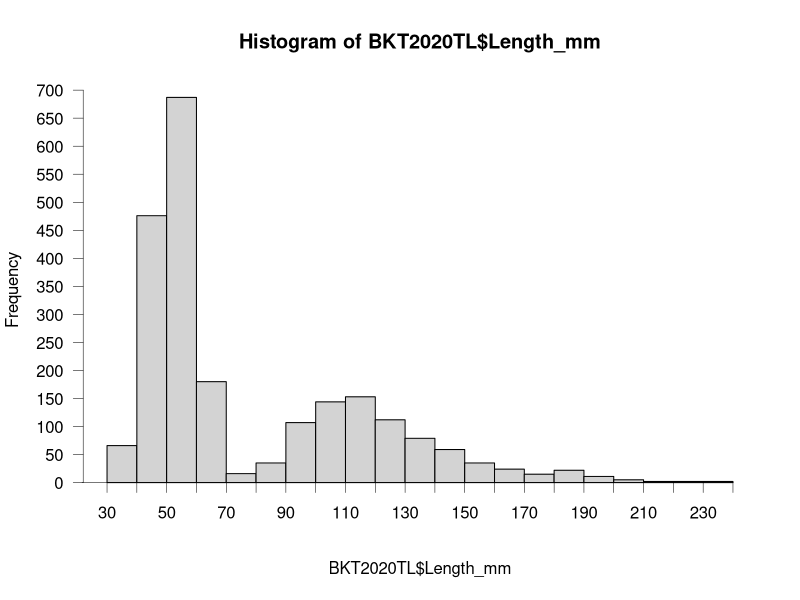
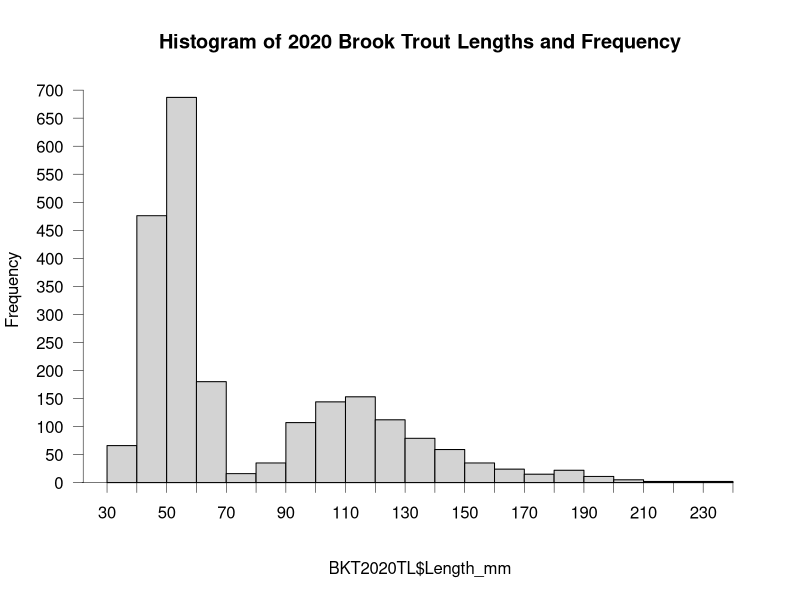
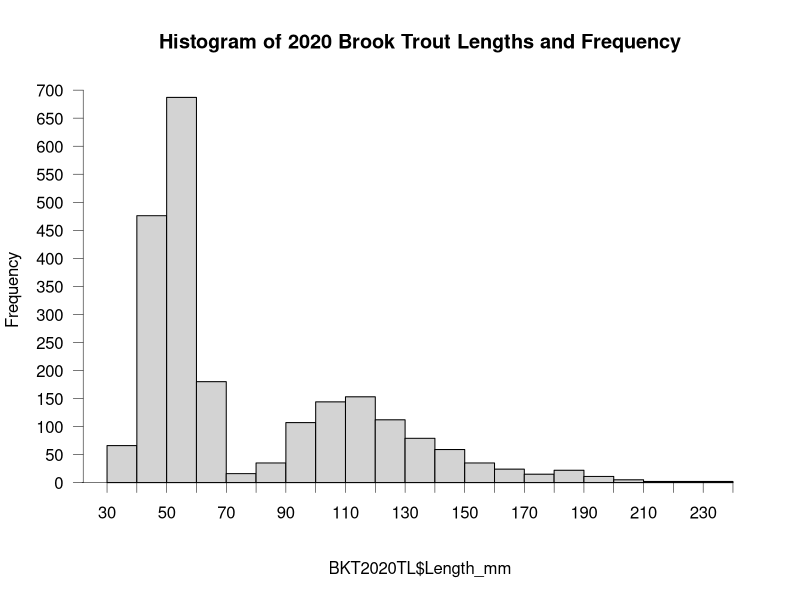

Reproduce these figures in R, in order.
#Long-term (LT) Loyalsock (L) Surveys
#Creating Response variables
#Created by Sara Ashcraft 2/18/2024
#Modified by Sara Ashcraft 2/19/2024
#Modified by Sara Ashcraft 3/20/2024

#Load Library
library(tidyverse)

#Set working Directory
setwd("C:/GitHub/johnson_capstone/spring")


#Load data - all LTL only
#Sites with background data
SitesLoyalU<-read_csv("SitesLoyalU.csv")
SitesLoyalU

#Events with dates
EventsLoyal<-read_csv("EventsLoyal.csv",
                      col_types = cols(
                        SiteCode = col_character(),
                        EventCode = col_character(),
                        Date = col_date(format = "%m/%d/%Y")
                      ))
EventsLoyal
#Reduce Events to only 2019, 2020, and 2021
EventsLoyal19to21<-EventsLoyal%>%
  filter(Date>"2019-01-01")
EventsLoyal19to21
#   30 sites in 2019, 30 sites in 2020, 6 sites in 2021

#Fish Survey to create site area
FishSurLoy<-read_csv("FishSurLoy.csv")
FishSurLoy
#   201306.Sherman.UpperLoyalsock - does not have area calculation because there 
#   is no Length or AveWid - Eventually need to QC, but can move on for now.
FishSurLoy19to21<-FishSurLoy%>%
  filter(str_detect(EventCode,"^2019")|str_detect(EventCode,"^2020")|str_detect(EventCode,"^2021"))
FishSurLoy19to21
#   30 sites in 2019, 30 sites in 2020, 6 sites in 2021

#Brook Trout records to create count/event,biomass/event length freq histo for 2020 data, Adult/YOY ratio
BKTRecLoy<-read_csv("BKTRecLoy.csv")
BKTRecLoy
#BKTEvtSum<-BKTRecLoy%>%
#  group_by(EventCode)%>%
#  summarise(
#    Count = n(),
#    Biomass = sum(Wt_g)
#  )
#BKTEvtSum # 302 x 3 - need to check are missing 4 surveys(probably surveys where 
# no BKT were captured in which case need to add 0s for Count and Biomass)
#All EventCode have a Count
#The following 8 EventCodes have a Count but no Biomass:               
#  201806.DryHB.Hoagland,
#  201206.FlagMarsh.Pigeon,
#  201306.Shingle.Bear,    
#  201206.Shingle.Bear,
#  201406.Mill.Loyalsock,
#  201306.Huckle.Loyalsock,
#  201206.Huckle.Loyalsock,
#  201206.Yellow.LittleLoyalsock
#     None of these Events are in 2019, 2020, or 2021 - moving on
#Still missing 4 Events and I think it is these 4 that are missing:
#  201206.Sand.MillMokoma,
#  201206.Ellis.UpperLoyalsock,
#  201306.Sherman.UpperLoyalsock
#  201306.Ellis.LoyalsockUpper
#     None of these Events are in 2019, 2020, or 2021 - moving on
BKTRecLoy19to21<-BKTRecLoy%>%
  filter(str_detect(EventCode,"^2019")|str_detect(EventCode,"^2020")|str_detect(EventCode,"^2021"))
BKTRecLoy19to21
#Then use both FishSurLoy AND BKTRecLoy to create CPUE_Count and CPUE_Biomass

################################################################################
#Create Area using FishSurLoy
FishSurLoy19to21U<-FishSurLoy19to21%>%
  mutate(
    Area = Length*AveWid)%>%
  select(!c(Length,AveWid))
FishSurLoy19to21U # 66 x 3 - all have calculated area
################################################################################
#Create Count/Event and Biomass/Event using BKTRecLoy
BKTEvtSum<-BKTRecLoy19to21%>%
  group_by(EventCode)%>%
  summarise(
    Count = n(),
    Biomass = sum(Wt_g)
  )
BKTEvtSum #66 x 3 - all have count and biomass that isn't skewed by missing species or missing wt.
################################################################################
#Find YOY-Adult threshold with Length Frequency Histogram using BKTRecLoy for 2020 data
BKT2020TL<-BKTRecLoy19to21%>%
  filter(str_detect(EventCode,"2020"))
BKT2020TL# - need to QC
hist(BKT2020TL$Length_mm,freq=T,breaks=22.32,axes=F)
maj1<-c(20,30,40,50,60,70,80,90,100,110,120,130,140,150,160,170,180,190,200,
        210,220,230,240)# Lengths
axis(1,at=maj1,lty=1,lwd=0.5, pos=0,labels=T)
maj2<-c(0,50,100,150,200,250,300,350,400,450,500,550,600,650,700)#Freq
axis(2,at=maj2,lty=1,lwd=0.5,las=2,pos=22)#tck=1
#Threshold 75

BKT2020TL <- BKTRecLoy19to21 %>%
  filter(str_detect(EventCode, "2020"))

hist(BKT2020TL$Length_mm, freq = TRUE, breaks = 22.32, axes = FALSE,
     main = "Histogram of 2020 Brook Trout Lengths and Frequency")

maj1 <- c(20, 30, 40, 50, 60, 70, 80, 90, 100, 110, 120, 130, 140, 150, 160,
          170, 180, 190, 200, 210, 220, 230, 240) # Lengths
axis(1, at = maj1, lty = 1, lwd = 0.5, pos = 0, labels = TRUE)

maj2 <- c(0, 50, 100, 150, 200, 250, 300, 350, 400, 450, 500, 550, 600, 650, 700) # Freq
axis(2, at = maj2, lty = 1, lwd = 0.5, las = 2, pos = 22) # tck = 1

BKT2021TL <- BKTRecLoy19to21 %>%
  filter(str_detect(EventCode, "2021"))

hist(BKT2020TL$Length_mm, freq = TRUE, breaks = 22.32, axes = FALSE,
     main = "Histogram of 2020 Brook Trout Lengths and Frequency")

maj1 <- c(20, 30, 40, 50, 60, 70, 80, 90, 100, 110, 120, 130, 140, 150, 160,
          170, 180, 190, 200, 210, 220, 230, 240) # Lengths
axis(1, at = maj1, lty = 1, lwd = 0.5, pos = 0, labels = TRUE)

maj2 <- c(0, 50, 100, 150, 200, 250, 300, 350, 400, 450, 500, 550, 600, 650, 700) # Freq
axis(2, at = maj2, lty = 1, lwd = 0.5, las = 2, pos = 22) # tck = 1
################################################################################
#Create Adult/YOY Ratio using BKTRecLoy 
#YOY < 75 (Length_mm)
#Adult >= 75 (Length_mm)
Ad_YOY<-BKTRecLoy19to21 %>%
  group_by(EventCode)%>%
  summarise(
    Adult = sum(Length_mm > 75,.drop=F),
    YOY = sum(Length_mm <=75,.drop=F),
    TotalCount = n()
  )
Ad_YOY
#Bellow Per = proportion!
#Changing strategy to "percent Adults - percent YOY"
RatioAY<-Ad_YOY %>%
  mutate(
    PerA = Adult/TotalCount,
    PerY = YOY/TotalCount,
    RatAY = PerA-PerY
  )
RatioAY #66 x 7
# So, RatAY ranges from 1.00 (when all BKT are Adults) and -1.00 (when all BKT 
#   are YOY) and 0.00 indicates when BKT Adults=YOY.

write.csv(RatioAY, "RatioAY.csv")
################################################################################
#Create CPUE_Count and CPUE_Biomass using FishSurLoy AND BKTRecLoy
CPUE<-left_join(FishSurLoy19to21U,BKTEvtSum,by="EventCode")
CPUE
CPUEVar<-CPUE %>%
  group_by(EventCode)%>%
  summarise(
    CPUE_Count = Count/Area *100,
    CPUE_Biomass = Biomass/Area *100
  )
CPUEVar #66 x 3
################################################################################
#Add Year to Response Output for future filtering ability
CPUEYear <- left_join(CPUEVar, EventsLoyal19to21, by =c("EventCode"))
CPUEYearU <- CPUEYear %>% 
  mutate(
    Year = format(as.Date(Date), "%Y"))
CPUEYearU
#Combine response variables to one tibble
BKTVar<-left_join(CPUEYearU,RatioAY)%>%
  select(!c(Date,Adult,YOY,TotalCount,PerA,PerY))
BKTVar# 66 x 5 - no NAs, all joins correct
BKTVarO<-BKTVar[,c(4,1,5,2:3,6)]
BKTVarO
#write.csv(BKTVarO,"BKTVar.csv")
